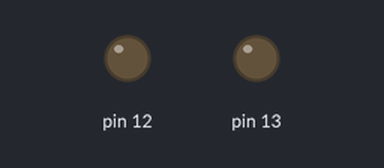
Recording of a sketch running on a simulated Arduino Uno, built with avr-gcc and run on an emulated ATmega328P. On the bench: output pins drawn as LEDs (lit = HIGH).

Above: at 0.5 s.
At 1.5 s:
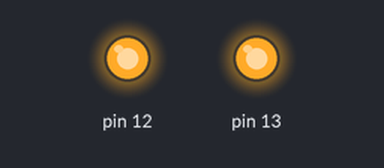
At 5.5 s:
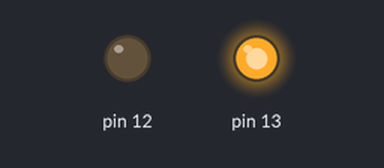
Timing chart, 0 to 6.9 s (numbered marks = the images above):
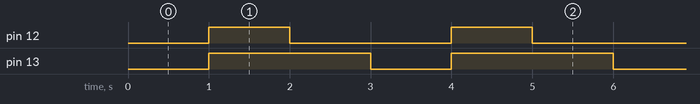

The sketch:

fig2.ino
```cpp
void setup() {
  pinMode(12,OUTPUT);
  pinMode(13,OUTPUT);
}

void loop() {
    //this code will blink one led twice as long as another one
  delay(1000);
  digitalWrite(12,HIGH);
  digitalWrite(13, HIGH);
  delay(1000);
  digitalWrite(12,LOW);
  delay(1000);
  digitalWrite(13,LOW);
}
```

Measured:
- by itself, pin 12: alternates HIGH for 1.0 s and LOW for 2.0 s
- by itself, pin 13: alternates HIGH for 2.0 s and LOW for 1.0 s
- by itself, everything shown: repeats every 3.0 s, in 3 steps
